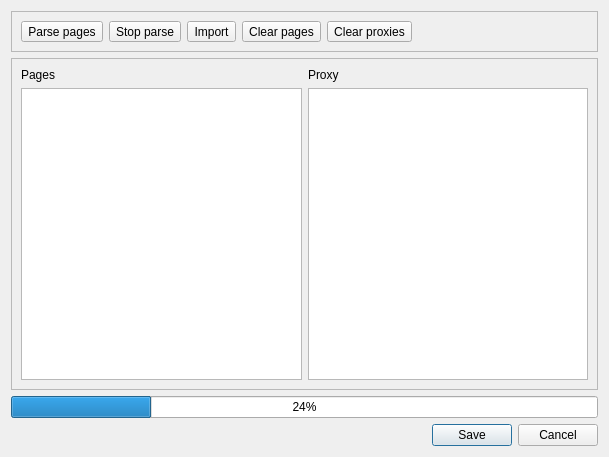
<?xml version="1.0" encoding="UTF-8"?>
<ui version="4.0">
 <class>Dialog</class>
 <widget class="QDialog" name="Dialog">
  <property name="geometry">
   <rect>
    <x>0</x>
    <y>0</y>
    <width>609</width>
    <height>457</height>
   </rect>
  </property>
  <property name="windowTitle">
   <string>Dialog</string>
  </property>
  <layout class="QGridLayout" name="gridLayout">
   <item row="9" column="0" colspan="2">
    <widget class="QDialogButtonBox" name="buttonBox">
     <property name="orientation">
      <enum>Qt::Horizontal</enum>
     </property>
     <property name="standardButtons">
      <set>QDialogButtonBox::Cancel|QDialogButtonBox::Save</set>
     </property>
    </widget>
   </item>
   <item row="0" column="0" colspan="2">
    <widget class="QFrame" name="button_frame">
     <property name="frameShape">
      <enum>QFrame::StyledPanel</enum>
     </property>
     <property name="frameShadow">
      <enum>QFrame::Raised</enum>
     </property>
     <layout class="QHBoxLayout" name="horizontalLayout">
      <item>
       <widget class="QToolButton" name="parse_tb">
        <property name="text">
         <string>Parse pages</string>
        </property>
       </widget>
      </item>
      <item>
       <widget class="QToolButton" name="stop_tb">
        <property name="text">
         <string>Stop parse</string>
        </property>
       </widget>
      </item>
      <item>
       <widget class="QToolButton" name="import_tb">
        <property name="text">
         <string>Import</string>
        </property>
       </widget>
      </item>
      <item>
       <widget class="QToolButton" name="clearpages_tb">
        <property name="text">
         <string>Clear pages</string>
        </property>
       </widget>
      </item>
      <item>
       <widget class="QToolButton" name="clearproxy_tb">
        <property name="text">
         <string>Clear proxies</string>
        </property>
       </widget>
      </item>
      <item>
       <spacer name="horizontalSpacer">
        <property name="orientation">
         <enum>Qt::Horizontal</enum>
        </property>
        <property name="sizeHint" stdset="0">
         <size>
          <width>40</width>
          <height>20</height>
         </size>
        </property>
       </spacer>
      </item>
     </layout>
    </widget>
   </item>
   <item row="8" column="0" colspan="2">
    <widget class="QProgressBar" name="progressBar">
     <property name="value">
      <number>24</number>
     </property>
    </widget>
   </item>
   <item row="7" column="0" colspan="2">
    <widget class="QFrame" name="listbox_frame">
     <property name="frameShape">
      <enum>QFrame::StyledPanel</enum>
     </property>
     <property name="frameShadow">
      <enum>QFrame::Raised</enum>
     </property>
     <layout class="QGridLayout" name="gridLayout_2">
      <item row="0" column="0">
       <widget class="QLabel" name="pages_lb">
        <property name="text">
         <string>Pages</string>
        </property>
       </widget>
      </item>
      <item row="1" column="0">
       <widget class="QListWidget" name="pages_lw"/>
      </item>
      <item row="1" column="1">
       <widget class="QListWidget" name="proxy_lw"/>
      </item>
      <item row="0" column="1">
       <widget class="QLabel" name="proxy_lb">
        <property name="text">
         <string>Proxy</string>
        </property>
       </widget>
      </item>
     </layout>
    </widget>
   </item>
  </layout>
 </widget>
 <resources/>
 <connections>
  <connection>
   <sender>buttonBox</sender>
   <signal>accepted()</signal>
   <receiver>Dialog</receiver>
   <slot>accept()</slot>
   <hints>
    <hint type="sourcelabel">
     <x>257</x>
     <y>481</y>
    </hint>
    <hint type="destinationlabel">
     <x>157</x>
     <y>274</y>
    </hint>
   </hints>
  </connection>
  <connection>
   <sender>buttonBox</sender>
   <signal>rejected()</signal>
   <receiver>Dialog</receiver>
   <slot>reject()</slot>
   <hints>
    <hint type="sourcelabel">
     <x>325</x>
     <y>481</y>
    </hint>
    <hint type="destinationlabel">
     <x>286</x>
     <y>274</y>
    </hint>
   </hints>
  </connection>
 </connections>
</ui>
